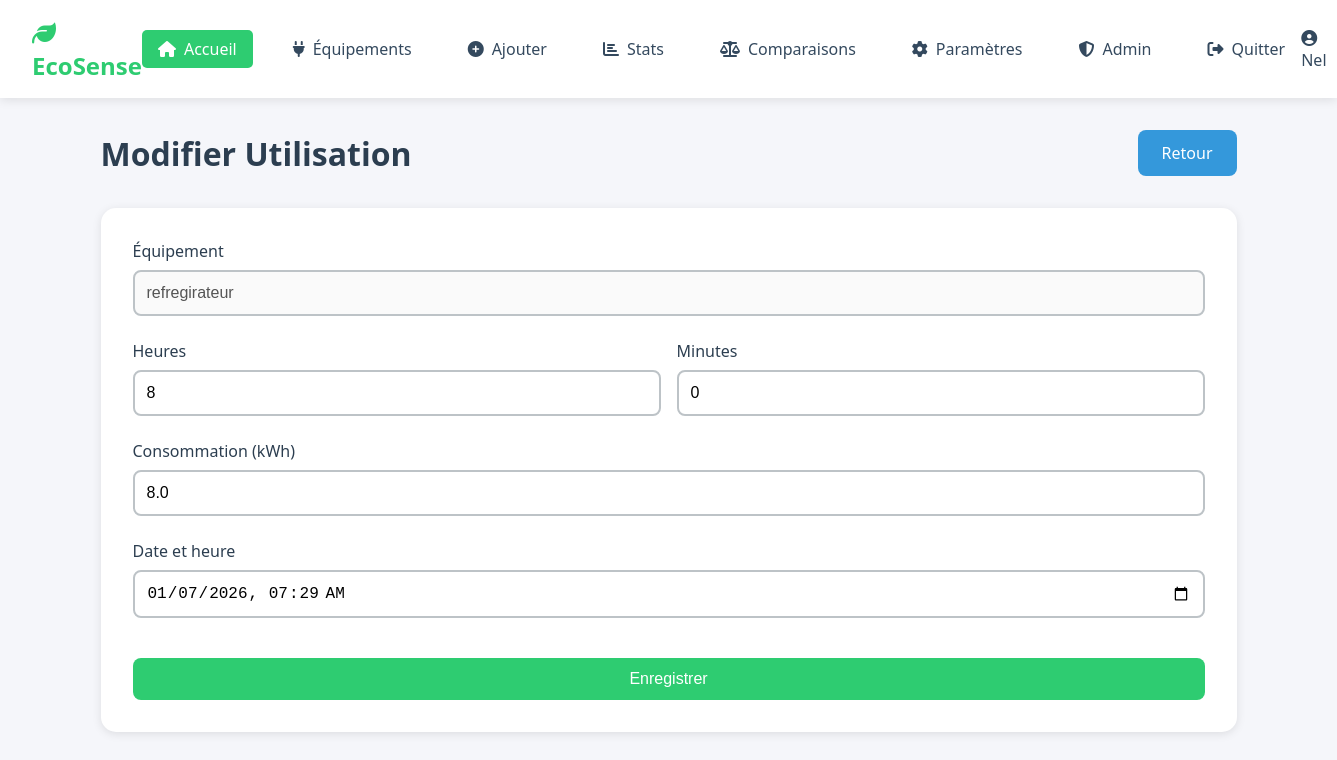
/edit_usage/3 (signed in), run on the app's committed database.
### models/database.py (models this page shows)
class Equipment(Base):
    __tablename__ = 'equipments'
    id = Column(Integer, primary_key=True)
    user_id = Column(Integer, ForeignKey('users.id'), nullable=False)
    name = Column(String(100), nullable=False)
    puissance_watts = Column(Float, nullable=False)
    category = Column(String(50), nullable=False)
    date_added = Column(DateTime, default=datetime.now)
    user = relationship('User', back_populates='equipments')
    usages = relationship('Usage', back_populates='equipment', lazy='select')

class Usage(Base):
    __tablename__ = 'usages'
    id = Column(Integer, primary_key=True)
    user_id = Column(Integer, ForeignKey('users.id'), nullable=False)
    equipment_id = Column(Integer, ForeignKey('equipments.id'), nullable=False)
    date = Column(DateTime, default=datetime.now)
    duree_heures = Column(Float, nullable=False)
    consommation_kwh = Column(Float, nullable=False)
    user = relationship('User', back_populates='usages')
    equipment = relationship('Equipment', back_populates='usages')

### app.py (the view, shortened to what this page needs)
@app.route('/edit_usage/<int:usage_id>', methods=['GET', 'POST'])
@login_required
def edit_usage(usage_id):
    user_id = session['user_id']
    db = get_session()
    try:
        usage = db.query(Usage).filter(
            Usage.id == usage_id,
            Usage.user_id == user_id
        ).first()
        if not usage:
            flash('Utilisation introuvable.', 'danger')
            return redirect(url_for('home'))
        equipments_list = db.query(Equipment).filter(
            Equipment.user_id == user_id
        ).all()
        return render_template('edit_usage.html', usage=usage, equipments=equipments_list)
    finally:
        db.close()

### app.py (called while the page is built)
def login_required(f):
    @wraps(f)
    def decorated_function(*args, **kwargs):
        if 'user_id' not in session:
            flash('Vous devez être connecté.', 'warning')
            return redirect(url_for('login'))
        return f(*args, **kwargs)
    return decorated_function

### models/database.py (called while the page is built)
def get_session():
    engine = create_engine('sqlite:///database.db', echo=False)
    Session = sessionmaker(bind=engine)
    return Session()

### templates/edit_usage.html (shortened to what this page needs)
<!DOCTYPE html>
<html lang="fr">
<head>
    <link rel="stylesheet" href="https://cdnjs.cloudflare.com/ajax/libs/font-awesome/6.4.0/css/all.min.css">
    <link rel="stylesheet" href="{{ url_for('static', filename='css/style.css') }}">
</head>
<body>
    <nav class="navbar">
        <div class="nav-brand"><i class="fas fa-leaf"></i> EcoSense</div>
        <ul class="nav-menu">
            <li><a href="{{ url_for('home') }}" class="active"><i class="fas fa-home"></i> Accueil</a></li>
            <li><a href="{{ url_for('equipments') }}"><i class="fas fa-plug"></i> Équipements</a></li>
            <li><a href="{{ url_for('add_usage') }}"><i class="fas fa-plus-circle"></i> Ajouter</a></li>
            <li><a href="{{ url_for('statistics') }}"><i class="fas fa-chart-bar"></i> Stats</a></li>
            <li><a href="{{ url_for('comparisons') }}"><i class="fas fa-balance-scale"></i> Comparaisons</a></li>
            <li><a href="{{ url_for('settings') }}"><i class="fas fa-cog"></i> Paramètres</a></li>
            {% if session.is_admin == 1 %}
            <li><a href="{{ url_for('admin_panel') }}"><i class="fas fa-shield-alt"></i> Admin</a></li>
            {% endif %}
            <li><a href="{{ url_for('logout') }}"><i class="fas fa-sign-out-alt"></i> Quitter</a></li>
        </ul>
        <div class="nav-user">
            <a href="{{ url_for('profile') }}" style="color: inherit; text-decoration: none;">
                <i class="fas fa-user-circle"></i> {{ session.username }}
            </a>
        </div>
    </nav>
    <div class="container">
        <div class="page-header">
            <h1>Modifier Utilisation</h1>
            <a href="{{ url_for('home') }}" class="btn btn-secondary">Retour</a>
        </div>
        <div class="form-container">
            <form method="POST">
                <div class="form-group">
                    <label>Équipement</label>
                    <input type="text" value="{{ usage.equipment.name }}" disabled>
                </div>
                <div class="time-inputs">
                    <div class="form-group">
                        <label for="heures">Heures</label>
                        <input type="number" id="heures" name="heures" value="{{ usage.duree_heures|int }}" min="0" required>
                    </div>
                    <div class="form-group">
                        <label for="minutes">Minutes</label>
                        <input type="number" id="minutes" name="minutes" value="{{ ((usage.duree_heures % 1) * 60)|int }}" min="0" max="59" required>
                    </div>
                </div>
                <div class="form-group">
                    <label for="consommation_kwh">Consommation (kWh)</label>
                    <input type="number" id="consommation_kwh" name="consommation_kwh" value="{{ usage.consommation_kwh }}" step="0.01" required>
                </div>
                <div class="form-group">
                    <label for="date">Date et heure</label>
                    <input type="datetime-local" id="date" name="date" value="{{ usage.date.strftime('%Y-%m-%dT%H:%M') }}" required>
                </div>
                <button type="submit" class="btn btn-primary">Enregistrer</button>
            </form>
        </div>
    </div>
</body>
</html>

### static/css/style.css (style rules this page uses)
* { margin: 0; padding: 0; box-sizing: border-box; }
:root { --primary-color: #2ecc71; --primary-dark: #27ae60; --secondary-color: #3498db; --danger-color: #e74c3c; --warning-color: #f39c12; --success-color: #2ecc71; --dark-color: #2c3e50; --light-color: #ecf0f1; --text-color: #34495e; --border-color: #bdc3c7; --shadow: 0 2px 10px rgba(0,0,0,0.1); }
body { font-family: 'Segoe UI', Tahoma, Geneva, Verdana, sans-serif; background: #f5f6fa; min-height: 100vh; color: var(--text-color); }
.navbar { background: white; padding: 1rem 2rem; box-shadow: var(--shadow); display: flex; justify-content: space-between; align-items: center; }
.nav-brand { font-size: 1.5rem; font-weight: bold; color: var(--primary-color); }
.nav-menu { display: flex; list-style: none; gap: 1.5rem; }
.nav-menu a { text-decoration: none; color: var(--text-color); padding: 0.5rem 1rem; border-radius: 5px; transition: all 0.3s; display: flex; align-items: center; gap: 0.5rem; }
.nav-menu a:hover, .nav-menu a.active { background: var(--primary-color); color: white; }
.nav-user { color: var(--text-color); font-weight: 500; display: flex; align-items: center; gap: 0.5rem; }
.container { max-width: 1200px; margin: 2rem auto; padding: 0 2rem; }
.form-group { margin-bottom: 1.5rem; }
.form-group label { display: block; margin-bottom: 0.5rem; font-weight: 500; color: var(--dark-color); display: flex; align-items: center; gap: 0.5rem; }
.form-group input, .form-group select { width: 100%; padding: 0.75rem; border: 2px solid var(--border-color); border-radius: 8px; font-size: 1rem; transition: border-color 0.3s; }
.form-container { background: white; padding: 2rem; border-radius: 15px; box-shadow: var(--shadow); }
.btn { padding: 0.75rem 1.5rem; border: none; border-radius: 8px; font-size: 1rem; cursor: pointer; text-decoration: none; display: inline-flex; align-items: center; gap: 0.5rem; transition: all 0.3s; font-weight: 500; }
.btn-primary { background: var(--primary-color); color: white; }
.btn-secondary { background: var(--secondary-color); color: white; }
button[type="submit"] { width: 100%; margin-top: 1rem; justify-content: center; }
.page-header { display: flex; justify-content: space-between; align-items: center; margin-bottom: 2rem; }
.page-header h1 { color: var(--dark-color); font-size: 2rem; display: flex; align-items: center; gap: 0.5rem; }
.time-inputs { display: grid; grid-template-columns: 1fr 1fr; gap: 1rem; }

### data on the page
Equipment: equipment.name "refregirateur"
Usage: heures "8", minutes "0", consommation_kwh "8.0", date "01/07/2026 07:29"

### other printed values
{{ session.username }} "Nel"
